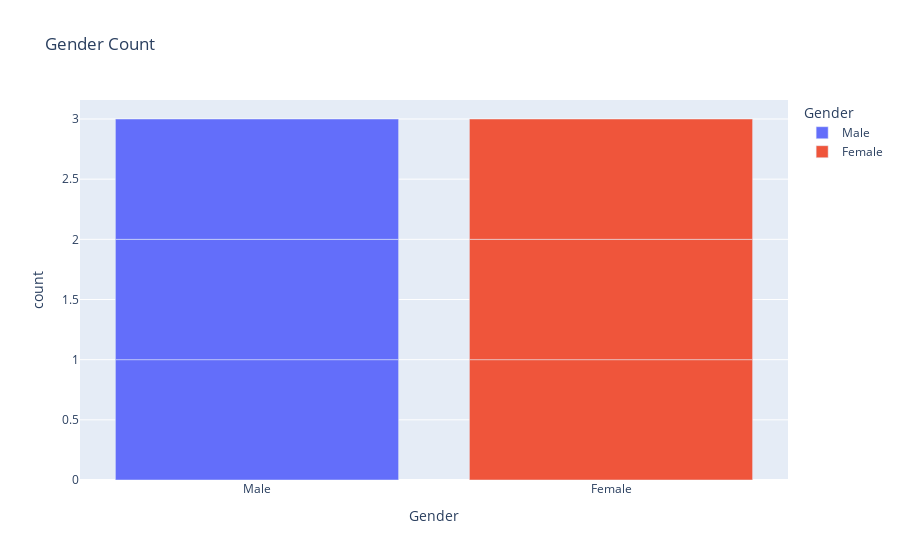

Source (notebook cell):
### Code cell
fig = px.bar(df, x='Gender', title='Gender Count', color='Gender')
fig.show()

### Figure 1 — Plotly figure (JSON) as saved in the notebook; plotly's stock layout.template omitted (floating-point values rounded to 4 significant figures)
{"data": [{"hovertemplate": "Gender=%{x}<br>count=%{y}<extra></extra>", "legendgroup": "Male", "marker": {"color": "#636efa", "pattern": {"shape": ""}}, "name": "Male", "orientation": "v", "showlegend": true, "textposition": "auto", "type": "bar", "x": ["Male", "Male", "Male"], "xaxis": "x", "y": [1, 1, 1], "yaxis": "y"}, {"hovertemplate": "Gender=%{x}<br>count=%{y}<extra></extra>", "legendgroup": "Female", "marker": {"color": "#EF553B", "pattern": {"shape": ""}}, "name": "Female", "orientation": "v", "showlegend": true, "textposition": "auto", "type": "bar", "x": ["Female", "Female", "Female"], "xaxis": "x", "y": [1, 1, 1], "yaxis": "y"}], "layout": {"barmode": "relative", "legend": {"title": {"text": "Gender"}, "tracegroupgap": 0}, "title": {"text": "Gender Count"}, "xaxis": {"anchor": "y", "categoryarray": ["Male", "Female"], "categoryorder": "array", "domain": [0, 1], "title": {"text": "Gender"}}, "yaxis": {"anchor": "x", "domain": [0, 1], "title": {"text": "count"}}}}
